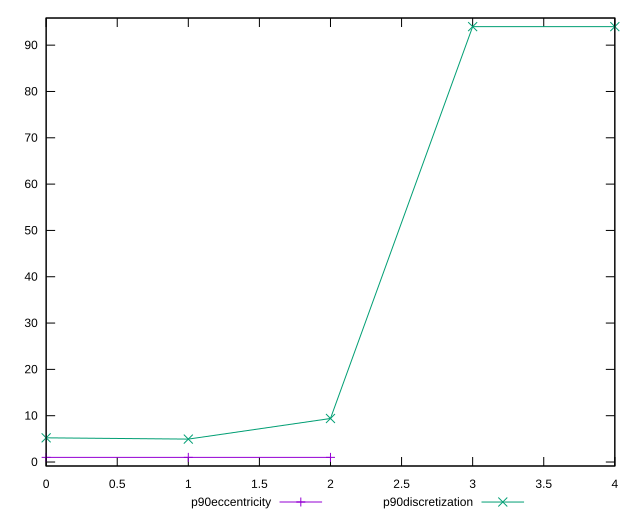

Generate this figure with gnuplot:
reset

$p90Eccentricity <<EOF
0 0.9999999999999988
1 1.0000000000000004
2 0.9999999999999988
EOF

$p90Discretization <<EOF
0 5.222222222222222
1 4.947368421052632
2 9.4
3 94
4 94
EOF

set key outside below
set xrange [0:4]
set yrange [-0.8600000000000013:95.86]
set trange [-0.8600000000000013:95.86]
set terminal svg size 640, 520 enhanced background rgb 'white'
set output "report_00013_2021-02-09T12-04-24.940Z/uses-webp-images/progression/eccentricity.svg"

plot $p90Eccentricity title "p90eccentricity" with linespoints, \
     $p90Discretization title "p90discretization" with linespoints

reset
